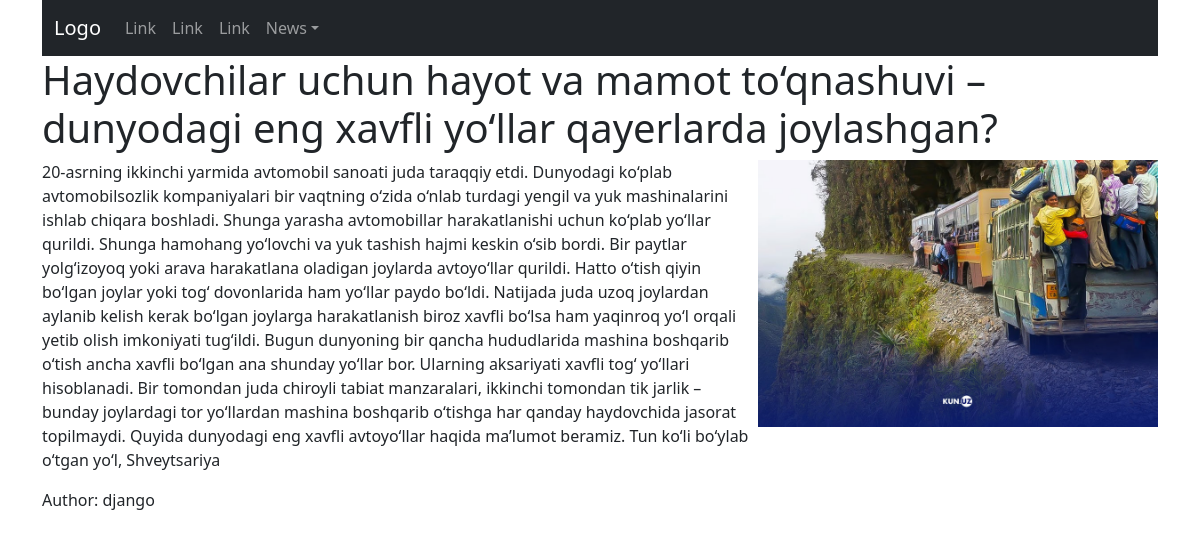
Screenshot of /news/2/ with the database file from the repository.
### app_news/models.py (models this page shows, shortened)
class News(models.Model):
    news_title = models.CharField(max_length=255, unique=True)
    news_description = models.CharField(max_length=255)
    news_image = models.ImageField(upload_to='news/')
    news_content = models.TextField()
    news_category = models.ForeignKey(Category, on_delete=models.CASCADE)
    news_pub_date = models.DateTimeField(auto_now_add=True)
    news_author = models.ForeignKey(get_user_model(), on_delete=models.CASCADE)
    class Meta:
        verbose_name_plural = "News"
        db_table = 'news'

### app_news/views.py (the view)
# urls.py: path('<int:pk>/', DetailNewsView.as_view(), name='show_news'),
class DetailNewsView(DetailView):
    template_name = 'news/show_news.html'
    model = News

### templates/news/show_news.html (shortened to what this page needs)
{% extends 'base.html' %}
{% load static %}
{% block content %}
	<h1>{{ news.news_title }}</h1>
    <img src="{% static news.news_image %}" alt="" width="400" style="float:right;">
    <p>
        {{ news.news_content }}
    </p>
    <p>Author: {{ news.news_author }}</p>
{% endblock %}

### templates/base.html (shortened to what this page needs)
<!DOCTYPE html>
<html lang="en">
<head>
    <link href="https://cdn.jsdelivr.net/npm/bootstrap@5.3.3/dist/css/bootstrap.min.css" rel="stylesheet">
</head>
<body>
    <div class="container">
        <nav class="navbar navbar-expand-sm bg-dark navbar-dark">
  <div class="container-fluid">
    <a class="navbar-brand" href="#">Logo</a>
    <div class="collapse navbar-collapse" id="collapsibleNavbar">
      <ul class="navbar-nav">
        <li class="nav-item">
          <a class="nav-link" href="#">Link</a>
        </li>
        <li class="nav-item">
          <a class="nav-link" href="#">Link</a>
        </li>
        <li class="nav-item">
          <a class="nav-link" href="#">Link</a>
        </li>
          <li class="nav-item dropdown">
              <a class="nav-link dropdown-toggle" href="#" role="button" data-bs-toggle="dropdown">News</a>
            </li>
      </ul>
    </div>
  </div>
</nav>
    {% block content %}
    {% endblock %}
    </div>
</body>
</html>

### rows the page displays
News: news_title "Haydovchilar uchun hayot va mamot to‘qnashuvi – dunyodagi eng xavfli yo‘llar qayerlarda joylashgan?", news_image (picture), news_content "20-asrning ikkinchi yarmida avtomobil sanoati juda taraqqiy etdi. Dunyodagi ko‘plab avtomobilsozlik kompaniyalari bir vaqtning o‘zida o‘nlab turdagi yengil va yuk mashinalarini ishlab chiqara boshladi. Shunga yarasha avtomobillar harakatlanishi uchun ko‘plab yo‘llar qurildi. Shunga hamohang yo‘lovchi va yuk tashish hajmi keskin o‘sib bordi. Bir paytlar yolg‘izoyoq yoki arava harakatlana oladigan joylarda avtoyo‘llar qurildi. Hatto o‘tish qiyin bo‘lgan joylar yoki tog‘ dovonlarida ham yo‘llar paydo bo‘ldi. Natijada juda uzoq joylardan aylanib kelish kerak bo‘lgan joylarga harakatlanish biroz xavfli bo‘lsa ham yaqinroq yo‘l orqali yetib olish imkoniyati tug‘ildi. Bugun dunyoning bir qancha…", news_author "django"
